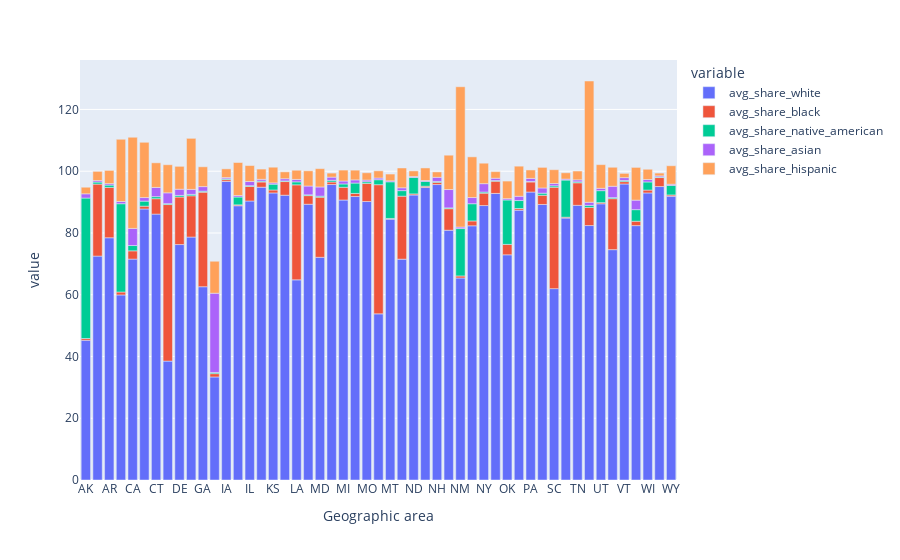

The code cell stored with this chart in its notebook:
### Code cell
fig = px.bar(df_race_by_state, x=df_race_by_state.index, y=["avg_share_white", "avg_share_black", "avg_share_native_american", "avg_share_asian", "avg_share_hispanic"])
fig.show()

### Figure 1 — Plotly figure (JSON) as saved in the notebook; plotly's stock layout.template omitted (floating-point values rounded to 4 significant figures)
{"data": [{"alignmentgroup": "True", "hovertemplate": "variable=avg_share_white<br>Geographic area=%{x}<br>value=%{y}<extra></extra>", "legendgroup": "avg_share_white", "marker": {"color": "#636efa", "pattern": {"shape": ""}}, "name": "avg_share_white", "offsetgroup": "avg_share_white", "orientation": "v", "showlegend": true, "textposition": "auto", "type": "bar", "x": ["AK", "AL", "AR", "AZ", "CA", "CO", "CT", "DC", "DE", "FL", "GA", "HI", "IA", "ID", "IL", "IN", "KS", "KY", "LA", "MA", "MD", "ME", "MI", "MN", "MO", "MS", "MT", "NC", "ND", "NE", "NH", "NJ", "NM", "NV", "NY", "OH", "OK", "OR", "PA", "RI", "SC", "SD", "TN", "TX", "UT", "VA", "VT", "WA", "WI", "WV", "WY"], "xaxis": "x", "y": [45.26, 72.51, 78.45, 59.93, 71.54, 87.77, 86.11, 38.5, 76.25, 78.67, 62.59, 33.37, 96.71, 88.82, 90.36, 94.82, 92.96, 92.23, 64.81, 89.3, 72.12, 95.69, 90.67, 91.8, 90.18, 53.8, 84.48, 71.52, 92.29, 94.72, 95.68, 80.89, 65.42, 82.33, 88.88, 92.8, 72.93, 87.39, 93.25, 89.23, 61.98, 84.82, 88.95, 82.4, 89.44, 74.6, 95.87, 82.38, 92.96, 95.04, 91.92], "yaxis": "y"}, {"alignmentgroup": "True", "hovertemplate": "variable=avg_share_black<br>Geographic area=%{x}<br>value=%{y}<extra></extra>", "legendgroup": "avg_share_black", "marker": {"color": "#EF553B", "pattern": {"shape": ""}}, "name": "avg_share_black", "offsetgroup": "avg_share_black", "orientation": "v", "showlegend": true, "textposition": "auto", "type": "bar", "x": ["AK", "AL", "AR", "AZ", "CA", "CO", "CT", "DC", "DE", "FL", "GA", "HI", "IA", "ID", "IL", "IN", "KS", "KY", "LA", "MA", "MD", "ME", "MI", "MN", "MO", "MS", "MT", "NC", "ND", "NE", "NH", "NJ", "NM", "NV", "NY", "OH", "OK", "OR", "PA", "RI", "SC", "SD", "TN", "TX", "UT", "VA", "VT", "WA", "WI", "WV", "WY"], "xaxis": "x", "y": [0.5625, 23.32, 16.3, 0.9545, 2.68, 0.9177, 4.992, 50.7, 15.39, 13.37, 30.63, 1.071, 0.5635, 0.2952, 4.704, 1.688, 0.9605, 4.421, 30.78, 2.791, 19.46, 0.8198, 4.124, 1.001, 5.862, 41.83, 0.2266, 20.4, 0.3574, 0.4205, 0.7156, 6.975, 0.667, 1.567, 4.008, 3.96, 3.376, 0.5281, 3.27, 2.988, 32.83, 0.29, 7.303, 5.866, 0.385, 16.51, 0.7706, 1.427, 0.9373, 2.915, 0.3975], "yaxis": "y"}, {"alignmentgroup": "True", "hovertemplate": "variable=avg_share_native_american<br>Geographic area=%{x}<br>value=%{y}<extra></extra>", "legendgroup": "avg_share_native_american", "marker": {"color": "#00cc96", "pattern": {"shape": ""}}, "name": "avg_share_native_american", "offsetgroup": "avg_share_native_american", "orientation": "v", "showlegend": true, "textposition": "auto", "type": "bar", "x": ["AK", "AL", "AR", "AZ", "CA", "CO", "CT", "DC", "DE", "FL", "GA", "HI", "IA", "ID", "IL", "IN", "KS", "KY", "LA", "MA", "MD", "ME", "MI", "MN", "MO", "MS", "MT", "NC", "ND", "NE", "NH", "NJ", "NM", "NV", "NY", "OH", "OK", "OR", "PA", "RI", "SC", "SD", "TN", "TX", "UT", "VA", "VT", "WA", "WI", "WV", "WY"], "xaxis": "x", "y": [45.48, 0.6593, 0.7599, 28.59, 1.715, 1.625, 0.6566, 0.3, 0.5237, 0.4554, 0.3003, 0.3881, 0.2714, 2.525, 0.2618, 0.2758, 1.873, 0.2101, 0.9573, 0.2652, 0.3409, 0.545, 1.077, 3.363, 0.5427, 1.615, 11.87, 1.788, 5.33, 1.56, 0.2875, 0.2571, 15.34, 5.577, 0.3613, 0.215, 14.38, 2.582, 0.1616, 0.6706, 0.4628, 12.03, 0.3166, 0.6574, 3.87, 0.3423, 0.3697, 3.75, 2.62, 0.2002, 3.08], "yaxis": "y"}, {"alignmentgroup": "True", "hovertemplate": "variable=avg_share_asian<br>Geographic area=%{x}<br>value=%{y}<extra></extra>", "legendgroup": "avg_share_asian", "marker": {"color": "#ab63fa", "pattern": {"shape": ""}}, "name": "avg_share_asian", "offsetgroup": "avg_share_asian", "orientation": "v", "showlegend": true, "textposition": "auto", "type": "bar", "x": ["AK", "AL", "AR", "AZ", "CA", "CO", "CT", "DC", "DE", "FL", "GA", "HI", "IA", "ID", "IL", "IN", "KS", "KY", "LA", "MA", "MD", "ME", "MI", "MN", "MO", "MS", "MT", "NC", "ND", "NE", "NH", "NJ", "NM", "NV", "NY", "OH", "OK", "OR", "PA", "RI", "SC", "SD", "TN", "TX", "UT", "VA", "VT", "WA", "WI", "WV", "WY"], "xaxis": "x", "y": [1.377, 0.4798, 0.4771, 0.7266, 5.543, 1.155, 2.99, 3.5, 2, 1.617, 1.492, 25.65, 0.4008, 0.4877, 1.337, 0.5868, 0.4264, 0.711, 0.7865, 2.842, 2.98, 1.032, 0.9542, 1.026, 0.5483, 0.5461, 0.3189, 0.9263, 0.2935, 0.2919, 1.343, 5.945, 0.4939, 2.007, 2.719, 0.7515, 0.4265, 1.379, 0.989, 1.688, 0.74, 0.3179, 0.6373, 1.012, 0.7709, 3.669, 0.9101, 3.075, 0.7908, 0.3411, 0.3877], "yaxis": "y"}, {"alignmentgroup": "True", "hovertemplate": "variable=avg_share_hispanic<br>Geographic area=%{x}<br>value=%{y}<extra></extra>", "legendgroup": "avg_share_hispanic", "marker": {"color": "#FFA15A", "pattern": {"shape": ""}}, "name": "avg_share_hispanic", "offsetgroup": "avg_share_hispanic", "orientation": "v", "showlegend": true, "textposition": "auto", "type": "bar", "x": ["AK", "AL", "AR", "AZ", "CA", "CO", "CT", "DC", "DE", "FL", "GA", "HI", "IA", "ID", "IL", "IN", "KS", "KY", "LA", "MA", "MD", "ME", "MI", "MN", "MO", "MS", "MT", "NC", "ND", "NE", "NH", "NJ", "NM", "NV", "NY", "OH", "OK", "OR", "PA", "RI", "SC", "SD", "TN", "TX", "UT", "VA", "VT", "WA", "WI", "WV", "WY"], "xaxis": "x", "y": [2.131, 2.98, 4.273, 20.14, 29.51, 17.9, 7.976, 9.1, 7.417, 16.53, 6.415, 10.36, 2.819, 10.7, 5.171, 3.318, 5.072, 2.226, 2.977, 4.926, 5.931, 1.313, 3.535, 3.154, 2.358, 2.322, 2.192, 6.413, 1.823, 4.07, 1.745, 11.12, 45.43, 13.17, 6.629, 2.13, 5.696, 9.751, 2.733, 6.668, 4.475, 2.037, 2.856, 39.27, 7.663, 6.153, 1.38, 10.61, 3.323, 0.9042, 5.988], "yaxis": "y"}], "layout": {"barmode": "relative", "legend": {"title": {"text": "variable"}, "tracegroupgap": 0}, "margin": {"t": 60}, "xaxis": {"anchor": "y", "domain": [0, 1], "title": {"text": "Geographic area"}}, "yaxis": {"anchor": "x", "domain": [0, 1], "title": {"text": "value"}}}}
